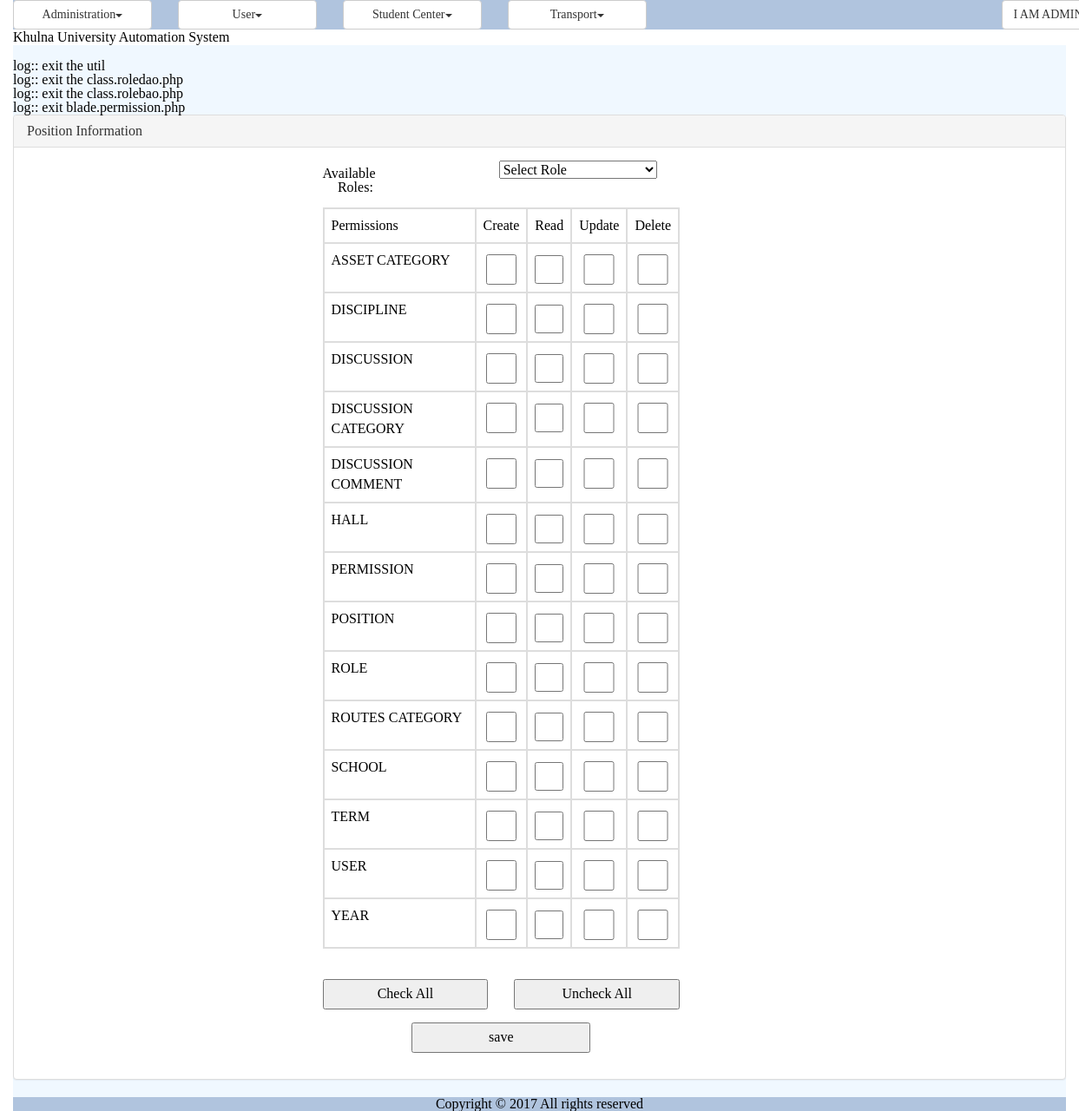
The app's page /permission.php (signed in) with its own data.
### tables this page shows
CREATE TABLE `tbl_permission` (
  `ID` varchar(100) NOT NULL,
  `Name` varchar(100) NOT NULL,
  `Category` varchar(100) NOT NULL
);

### common/class.common.php (called while the page is built, shortened)
<?php
include_once 'class.common.user.php';
class Result{
    private $_IsSuccess=0;
    private $_ResultObject;
    public function setIsSuccess($IsSuccess){
        $this->_IsSuccess = $IsSuccess;
    }
    public function getIsSuccess(){
        return $this->_IsSuccess;
    }
    public function setResultObject($ResultObject){
        $this->_ResultObject = $ResultObject;
    }
    public function getResultObject(){
        return $this->_ResultObject;
    }
}
?>

### common/class.common.user.php (called while the page is built, shortened)
<?php
class Permission{
    private $_ID;
    private $_Category;
    public function setID ( $ID ) {
        $this->_ID = $ID;
    }
    public function getID () {
        return $this->_ID;
    }
    public function setCategory( $Category ) {
        $this->_Category = $Category;
    }
    public function getCategory() {
        return $this->_Category;
    }
}
?>

### modules/user/ui/view.permission.php (the view, shortened to what this page needs)
<?php
include_once 'blade/view.permission.blade.php';
include_once COMMON.'class.common.php';
?>
	<div class="panel panel-default">
    <div class="panel-heading">Position Information</div>
    <div class="panel-body">
	<div id="form">
		<form method="post" class="form-horizontal" name="formPermissions">
					<div class="form-group">
		              	<label class="control-label col-sm-2" for="selectedRole">Available Roles:</label>		 <div class="col-sm-10">
						    <?php
						    $var = '<select name="selectedRole" id="select-from-roles" onChange="onChangeEventHandler(event,this);">';
							$Result = $_RoleBAO->getAllRoles();
							if($Result->getIsSuccess()){
								$Roles = $Result->getResultObject();
								$var = $var.'<option selected disabled>Select Role</option>';
						       for ($i=0; $i < sizeof($Roles); $i++) {
						       		$Role = $Roles[$i];
						    		$var = $var. '<option value="'.$Role->getID().'"';
						          	$var = $var.'>'.$Role->getName().'</option>';
								}
								$var = $var.'</select>';
							}
							echo $var;
							?>
						</div>
					</div>
					<div class="form-group">
	              		<div class="col-sm-10">
						    <?php
						    $var='<table class="table table-bordered">';
						    $var=$var.'<tr>';
						    $var=$var.'<th>Permissions</th>';
						    $var=$var.'<th>Create</th>';
						    $var=$var.'<th>Read</th>';
						    $var=$var.'<th>Update</th>';
						    $var=$var.'<th>Delete</th>';
						    $var=$var.'</tr>';
						    $Result = $_RoleBAO->getAllPermissions();
							if($Result->getIsSuccess()){
								$Permissions = $Result->getResultObject();
						       for ($i=0; $i < sizeof($Permissions); ) {
						       		$Permission = $Permissions[$i];
						       		$var = $var.'<tr>';
						       		$var = $var.'<td>'.$Permission->getCategory().'</td>';
						       		$j=$i;
						       		for ( ; $j < sizeof($Permissions)  ; $j++) {
						       			if(!strcasecmp($Permissions[$i]->getCategory(), $Permissions[$j]->getCategory())){
						    				$var = $var.'<td><input type="checkbox" name="selectedPermissions[]"
						    					value="'.$Permissions[$j]->getID().'"
						    					id="'.$Permissions[$j]->getID().'"';
						          			$var = $var.'/></td>';
						       			}
						       			else{
						       				break;
						       			}
						       		}
						       		$i=$j;
						       		$var = $var. '</tr>';
						    	}
						    	$var = $var.'</table>';
						    }
						    echo $var;
						    ?>
						</div>
					</div>
					<div class="form-group">
	              		<div class="col-sm-5">
									<input type="button" name="checkAll" onclick="SetAllCheckBoxes('formPermissions', 'selectedPermissions[]', true);" value="Check All"/>
						</div>
						<div class="col-sm-5">
									<input type="button" name="uncheckAll" onclick="SetAllCheckBoxes('formPermissions', 'selectedPermissions[]', false);" value="Uncheck All"/>
						</div>
					</div>
					<div class="form-group">
	              		<div class="col-sm-10">
							<button type="submit" name="save">save</button>
						</div>
					</div>
		</form>
	</div>
	</div>
	</div>

### resources/css/style.css (style rules this page uses)
#form { width:500px; margin:0px auto; text-align:center; }
#form form input { width:100%; height:35px; }
form button { width:50%; height:35px; }
table,td { border:solid #e9e9e9 1px; }

### records on screen
tbl_permission: Category "ASSET CATEGORY"
tbl_permission: Category "DISCIPLINE"
tbl_permission: Category "DISCUSSION"
tbl_permission: Category "DISCUSSION CATEGORY"
tbl_permission: Category "DISCUSSION COMMENT"
tbl_permission: Category "HALL"
tbl_permission: Category "PERMISSION"
tbl_permission: Category "POSITION"
tbl_permission: Category "ROLE"
tbl_permission: Category "ROUTES CATEGORY"
tbl_permission: Category "SCHOOL"
tbl_permission: Category "TERM"
tbl_permission: Category "USER"
tbl_permission: Category "YEAR"

### other values on screen
$globalMenu[$i]->getTitle() "Administration User Student Center Transport"
$CurrentUser->getFirstName() "I AM"
